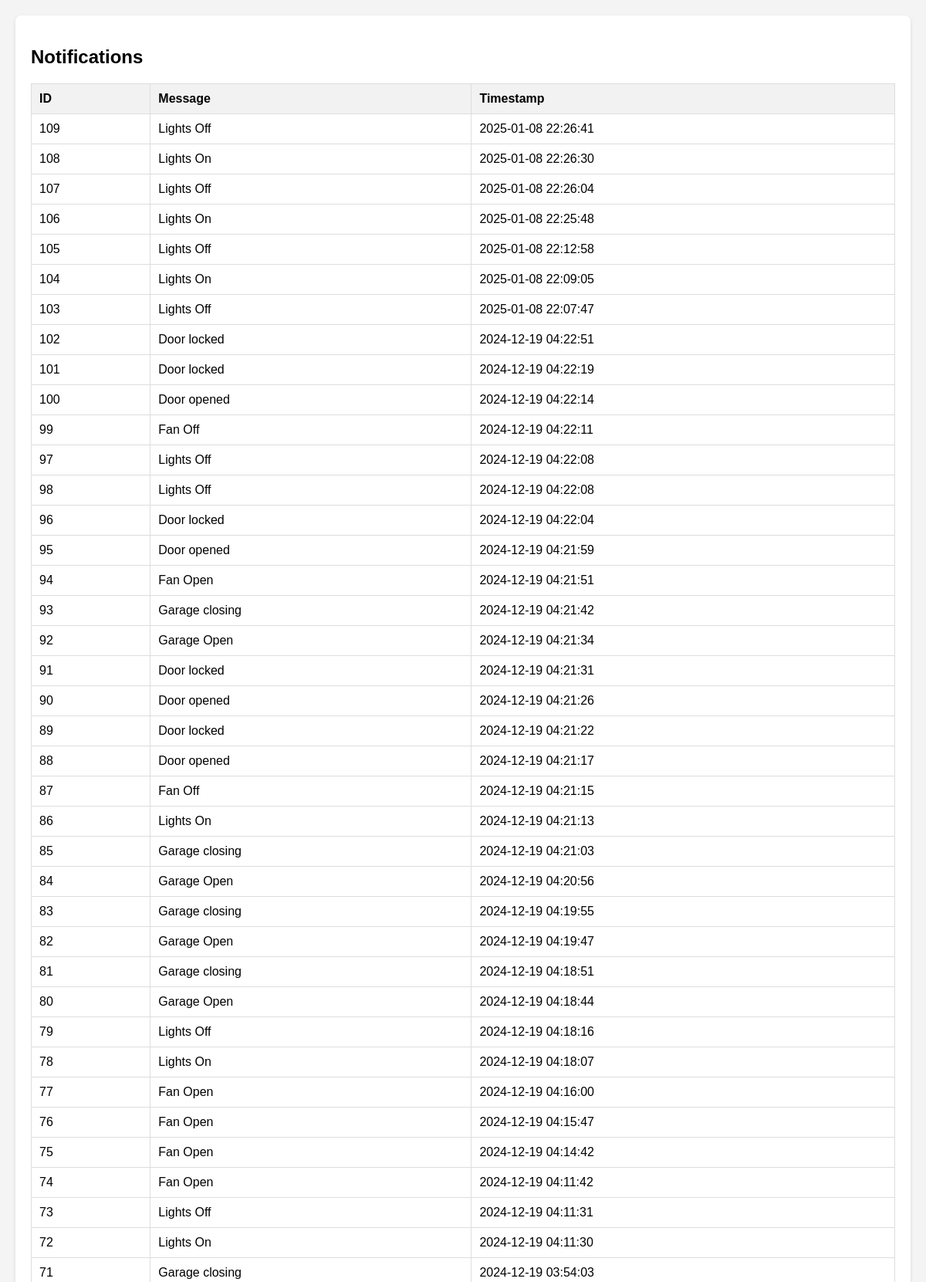
Page /smarthomeSCWebApp/data.php (upper part) on the committed database.
### tables this page shows
CREATE TABLE `notifications` (
  `id` int(11) NOT NULL,
  `message` varchar(255) NOT NULL,
  `created_at` timestamp NOT NULL DEFAULT current_timestamp()
);

### smarthomeSCWebApp/data.php (the view, shortened to what this page needs)
<?php
$servername = "localhost";
$username = "root";
$password = "";
$dbname = "SmartHome1";
$conn = new mysqli($servername, $username, $password, $dbname);
?>
<!DOCTYPE html>
<html lang="en">
<head>
</head>
<body>
    <div class="container">
        <h2>Notifications</h2>
        <table>
            <thead>
                <tr>
                    <th>ID</th>
                    <th>Message</th>
                    <th>Timestamp</th>
                </tr>
            </thead>
            <tbody id="notifications-body">
                <?php
                $sql = "SELECT * FROM notifications ORDER BY created_at DESC LIMIT 50";
                $result = $conn->query($sql);
                if ($result->num_rows > 0) {
                    while ($row = $result->fetch_assoc()) {
                        echo "<tr>";
                        echo "<td>" . htmlspecialchars($row['id']) . "</td>";
                        echo "<td>" . htmlspecialchars($row['message']) . "</td>";
                        echo "<td>" . htmlspecialchars($row['created_at']) . "</td>";
                        echo "</tr>";
                    }
                }
                ?>
            </tbody>
        </table>
    </div>
</body>
</html>

### smarthomeSCWebApp/data.php (style rules this page uses)
body { font-family: Arial, sans-serif; margin: 0; padding: 20px; background-color: #f4f4f4; }
.container { background: white; border-radius: 8px; box-shadow: 0 2px 5px rgba(0,0,0,0.1); padding: 20px; }
table { width: 100%; border-collapse: collapse; }
th, td { border: 1px solid #ddd; padding: 10px; text-align: left; }
th { background-color: #f2f2f2; }

### rows in the picture
notifications: id "109", message "Lights Off", created_at "2025-01-08 22:26:41"
notifications: id "108", message "Lights On", created_at "2025-01-08 22:26:30"
notifications: id "107", message "Lights Off", created_at "2025-01-08 22:26:04"
notifications: id "106", message "Lights On", created_at "2025-01-08 22:25:48"
notifications: id "105", message "Lights Off", created_at "2025-01-08 22:12:58"
notifications: id "104", message "Lights On", created_at "2025-01-08 22:09:05"
notifications: id "103", message "Lights Off", created_at "2025-01-08 22:07:47"
notifications: id "102", message "Door locked", created_at "2024-12-19 04:22:51"
notifications: id "101", message "Door locked", created_at "2024-12-19 04:22:19"
notifications: id "100", message "Door opened", created_at "2024-12-19 04:22:14"
notifications: id "99", message "Fan Off", created_at "2024-12-19 04:22:11"
notifications: id "97", message "Lights Off", created_at "2024-12-19 04:22:08"
notifications: id "98", message "Lights Off", created_at "2024-12-19 04:22:08"
notifications: id "96", message "Door locked", created_at "2024-12-19 04:22:04"
notifications: id "95", message "Door opened", created_at "2024-12-19 04:21:59"
notifications: id "94", message "Fan Open", created_at "2024-12-19 04:21:51"
notifications: id "93", message "Garage closing", created_at "2024-12-19 04:21:42"
notifications: id "92", message "Garage Open", created_at "2024-12-19 04:21:34"
notifications: id "91", message "Door locked", created_at "2024-12-19 04:21:31"
notifications: id "90", message "Door opened", created_at "2024-12-19 04:21:26"
notifications: id "89", message "Door locked", created_at "2024-12-19 04:21:22"
notifications: id "88", message "Door opened", created_at "2024-12-19 04:21:17"
notifications: id "87", message "Fan Off", created_at "2024-12-19 04:21:15"
notifications: id "86", message "Lights On", created_at "2024-12-19 04:21:13"
notifications: id "85", message "Garage closing", created_at "2024-12-19 04:21:03"
notifications: id "84", message "Garage Open", created_at "2024-12-19 04:20:56"
notifications: id "83", message "Garage closing", created_at "2024-12-19 04:19:55"
notifications: id "82", message "Garage Open", created_at "2024-12-19 04:19:47"
notifications: id "81", message "Garage closing", created_at "2024-12-19 04:18:51"
notifications: id "80", message "Garage Open", created_at "2024-12-19 04:18:44"
notifications: id "79", message "Lights Off", created_at "2024-12-19 04:18:16"
notifications: id "78", message "Lights On", created_at "2024-12-19 04:18:07"
notifications: id "77", message "Fan Open", created_at "2024-12-19 04:16:00"
notifications: id "76", message "Fan Open", created_at "2024-12-19 04:15:47"
notifications: id "75", message "Fan Open", created_at "2024-12-19 04:14:42"
notifications: id "74", message "Fan Open", created_at "2024-12-19 04:11:42"
notifications: id "73", message "Lights Off", created_at "2024-12-19 04:11:31"
notifications: id "72", message "Lights On", created_at "2024-12-19 04:11:30"
notifications: id "71", message "Garage closing", created_at "2024-12-19 03:54:03"
